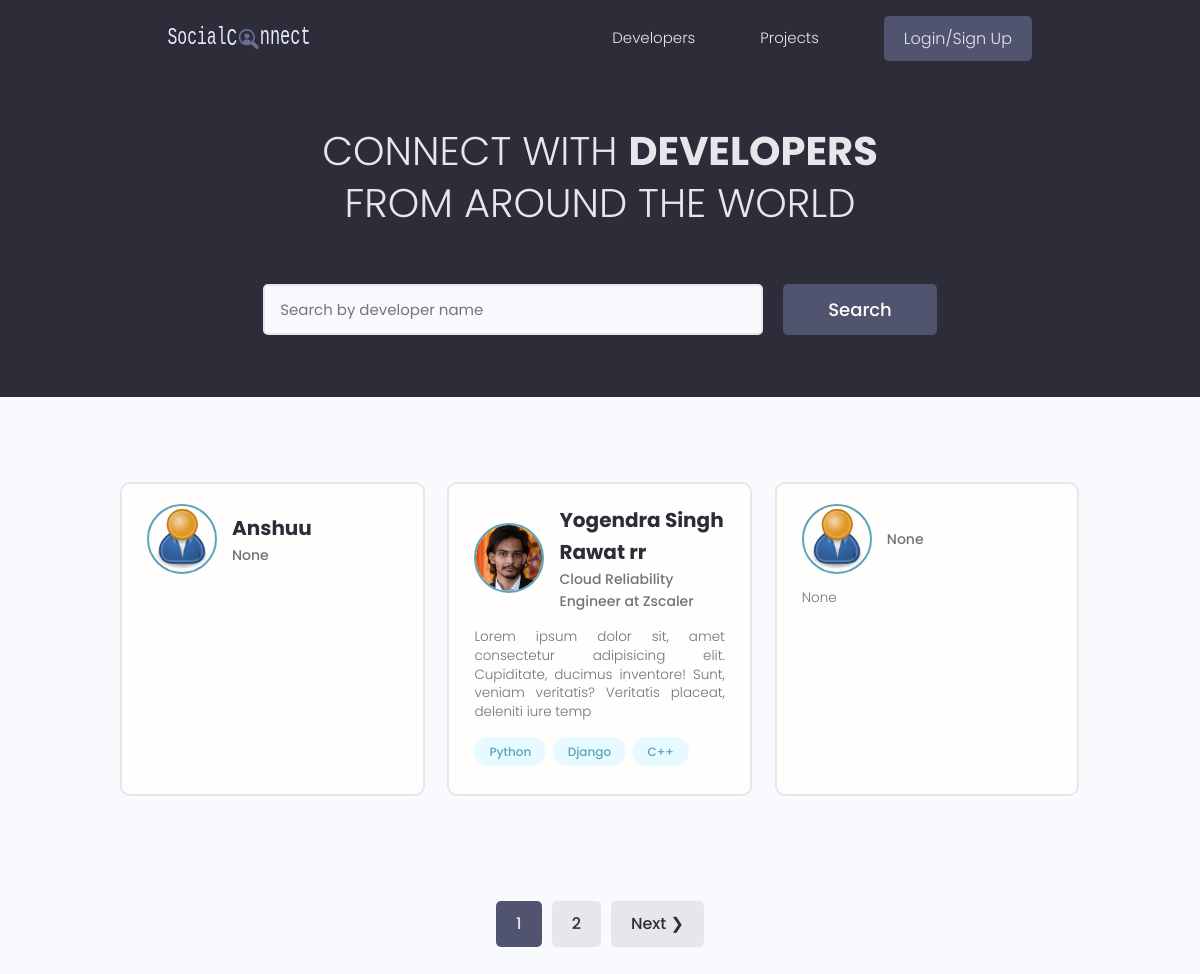
/users/, run on an earlier commit of the app's database.
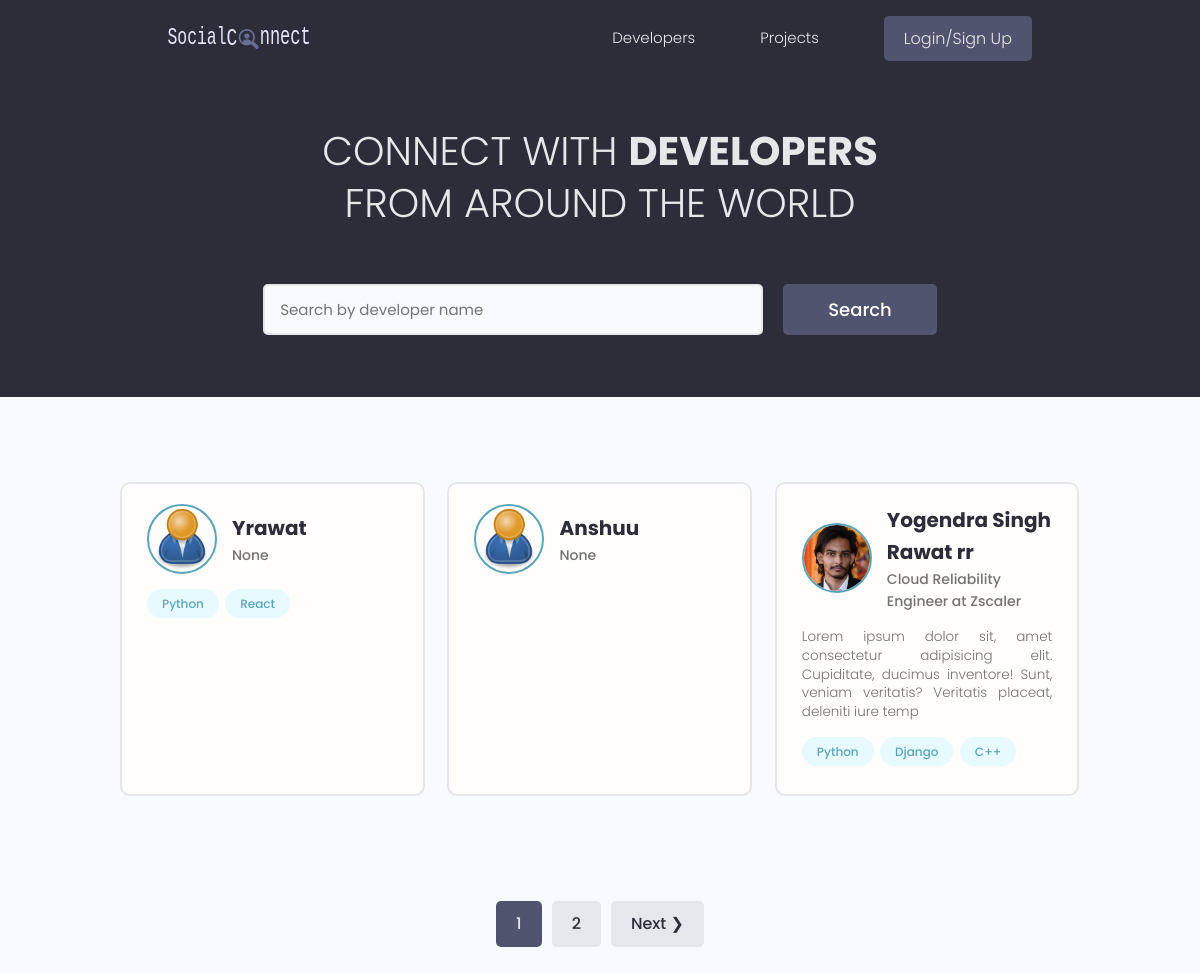
And on a later commit of the database.
### users/models.py (models this page shows, shortened)
class Profile(models.Model):
    user = models.OneToOneField(User,on_delete=models.CASCADE,null=True,blank=True)
    name = models.CharField(max_length=200,blank=True,null=True)
    email = models.EmailField(max_length=500,blank=True,null=True)
    username = models.CharField(max_length=100,blank=True,null=True)
    location = models.CharField(max_length=100,blank=True,null=True)
    short_intro = models.CharField(max_length=1000,blank=True,null=True)
    bio = models.TextField(blank=True,null=True)
    profile_image = models.ImageField(null=True,blank=True,upload_to="profiles/",default ='profiles/user-default.png')
    social_github = models.CharField(max_length=200,blank=True,null=True)
    social_twitter = models.CharField(max_length=200,blank=True,null=True)
    social_linkedin = models.CharField(max_length=200,blank=True,null=True)
    social_website = models.CharField(max_length=200,blank=True,null=True)
    social_youtube = models.CharField(max_length=200,blank=True,null=True)
    created_at = models.DateTimeField(auto_now_add=True)
    id = models.UUIDField(primary_key=True,unique=True,editable=False,default=uuid.uuid4)

class Skill(models.Model):
    owner = models.ForeignKey(Profile,on_delete=models.CASCADE,null=True,blank=True)
    name = models.CharField(max_length=200,null=True,blank=True)
    description = models.TextField(null=True,blank=True)
    created_at = models.DateTimeField(auto_now_add=True)
    id = models.UUIDField(primary_key=True,unique=True,editable=False,default=uuid.uuid4)
    def __str__(self):
        return str(self.name)

### users/views.py (the view)
# urls.py: path('',views.profiles,name="profiles"),
def profiles(request):
    profiles,search_query = searchHelper(request)
    profiles,paginator,custom_range = paginatorHelper(request,profiles,result=3)
    context = {"profiles":profiles,"search_query":search_query,"paginator":paginator,"custom_range":custom_range,}
    return render(request,"users/profiles.html",context)

### users/utils.py (called while the page is built)
def paginatorHelper(request,profiles,result):
    page = request.GET.get('page')
    paginator = Paginator(profiles,result)
    try:
        profiles = paginator.page(page)
    except PageNotAnInteger:
        page = 1
        profiles = paginator.page(page)
    except EmptyPage:
        page = paginator.num_pages
        profiles = paginator.page(page)
    left_index = max(1,int(page)-4)
    right_index = min(int(page)+5,paginator.num_pages+1)
    custom_range = range(left_index,right_index)
    return profiles,paginator,custom_range

def searchHelper(request):
    search_query = ''
    if request.GET.get('text'):
        search_query = request.GET.get('text')
    skill = Skill.objects.filter(name__icontains=search_query)
    profiles = Profile.objects.distinct().filter(
        Q(name__icontains=search_query) |
        Q(short_intro__icontains=search_query) |
        Q(skill__in=skill)
        )
    return profiles,search_query

### users/templates/users/profiles.html (shortened to what this page needs)
{% extends 'main.html' %}
{% block content %}
<main class="home">
    <section class="hero-section text-center">
      <div class="container container--narrow">
        <div class="hero-section__box">
          <h2>CONNECT WITH <span>DEVELOPERS</span></h2>
          <h2>FROM AROUND THE WORLD</h2>
        </div>
        <div class="hero-section__search">
          <form class="form" action="#" method="get">
            <div class="form__field">
              <input class="input input--text" id="formInput#search" type="text" name="text"
               value="{{search_query}}" placeholder="Search by developer name" />
            </div>
            <input class="btn btn--sub btn--lg" type="submit" value="Search" />
          </form>
        </div>
      </div>
    </section>
    <section class="devlist">
      <div class="container">
        <div class="grid grid--three">
          {% for profile in profiles %}
          <div class="column card">
            <div class="dev">
              <a href="{% url 'user-profile' profile.id %}" class="card__body">
                <div class="dev__profile">
                  <img class="avatar avatar--md" src="{{profile.profile_image.url}}" alt="image" />
                  <div class="dev__meta">
                    <h3>{{profile.name}}</h3>
                    <h5>{{profile.short_intro|slice:"60"}}</h5>
                  </div>
                </div>
                <p class="dev__info">
                  {{profile.bio|slice:"150"}}
                </p>
                <div class="dev__skills">
                  {% for skill in profile.skill_set.all %}
                  <span class="tag tag--pill tag--main">
                    <small>{{skill}}</small>
                  </span>
                  {% endfor %}
                </div>
              </a>
            </div>
          </div>
         {% endfor %}
        </div>
      </div>
    </section>
    {% include 'pagination.html' with queryset=profiles custom_range=custom_range %}
  </main>
{% endblock content %}

What changed in the data, as far as the page shows it:
no longer on this page (row unchanged): Profile: profile_image (placeholder picture), short_intro "None", bio "None"
added Profile: profile_image (placeholder picture), name "Yrawat", short_intro "None"
added Skill: name "Python", shown under "Yrawat"
added Skill: name "React", shown under "Yrawat"
